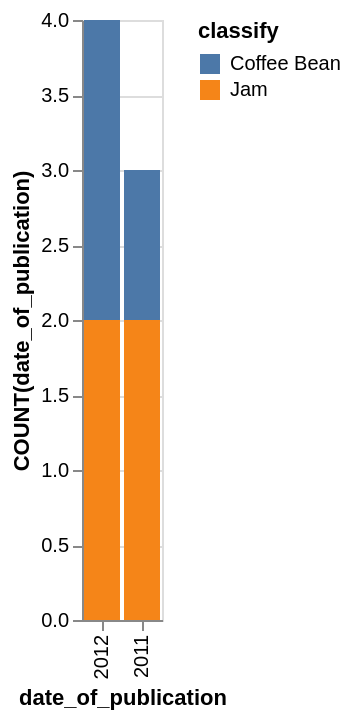

Source (Vega-Lite JSON):
### Vega-Lite specification from a JSON file in a GitHub repository (floating-point values rounded to 4 significant figures)
{"data": {"values": [{"x_data": "2012", "y_data": 2, "classify": "Coffee Bean"}, {"x_data": "2011", "y_data": 1, "classify": "Coffee Bean"}, {"x_data": "2012", "y_data": 2, "classify": "Jam"}, {"x_data": "2011", "y_data": 2, "classify": "Jam"}]}, "mark": "bar", "encoding": {"x": {"field": "x_data", "type": "nominal", "title": "date_of_publication", "sort": {"op": "sum", "field": "y_data", "order": "descending"}}, "y": {"field": "y_data", "type": "quantitative", "title": "COUNT(date_of_publication)"}, "color": {"field": "classify"}}}
